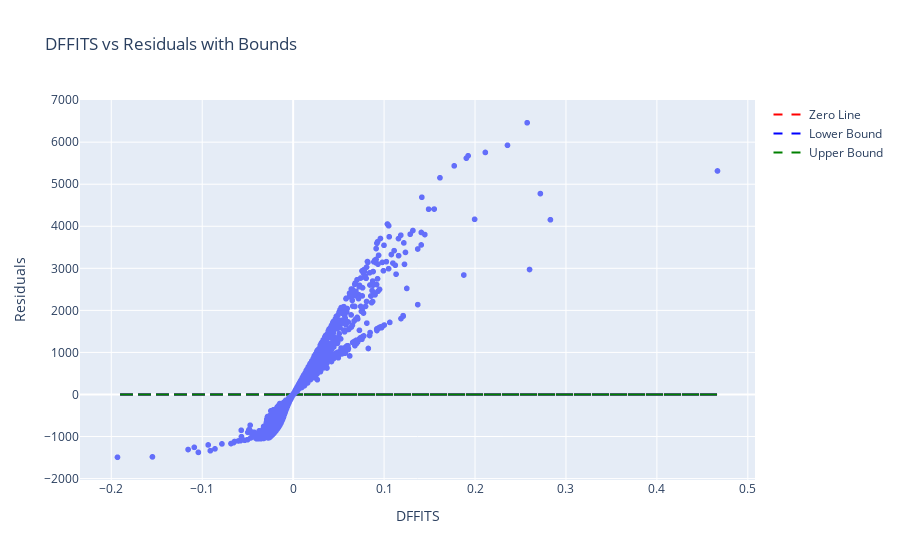

Notebook code cell kept with this figure:
### Code cell
# Plotting DFFITS with lower and upper bounds   
lower_bound_dffits = dffits.mean() - 2 * dffits.std()
upper_bound_dffits = dffits.mean() + 2 * dffits.std()
fig_dffits_bounds = px.scatter(x=dffits, y=model.resid, title='DFFITS vs Residuals with Bounds', labels={'x': 'DFFITS', 'y': 'Residuals'})
fig_dffits_bounds.add_scatter(x=dffits, y=[0]*len(dffits), mode='lines', name='Zero Line', line=dict(color='red', dash='dash'))
fig_dffits_bounds.add_scatter(x=dffits, y=[lower_bound_dffits]*len(dffits), mode='lines', name='Lower Bound', line=dict(color='blue', dash='dash'))
fig_dffits_bounds.add_scatter(x=dffits, y=[upper_bound_dffits]*len(dffits), mode='lines', name='Upper Bound', line=dict(color='green', dash='dash'))
fig_dffits_bounds.show()

### Figure 1 — Plotly figure (JSON) as saved in the notebook; plotly's stock layout.template omitted (floating-point values rounded to 4 significant figures; data arrays with more than 128 entries replaced by an {"elided": "..."} marker saying what was removed)
{"data": [{"hovertemplate": "DFFITS=%{x}<br>Residuals=%{y}<extra></extra>", "legendgroup": "", "marker": {"color": "#636efa", "symbol": "circle"}, "mode": "markers", "name": "", "showlegend": false, "type": "scattergl", "x": {"elided": "2823 float values"}, "xaxis": "x", "y": {"elided": "2823 float values"}, "yaxis": "y"}, {"line": {"color": "red", "dash": "dash"}, "mode": "lines", "name": "Zero Line", "type": "scatter", "x": {"elided": "2823 float values"}, "y": {"elided": "2823 int values"}}, {"line": {"color": "blue", "dash": "dash"}, "mode": "lines", "name": "Lower Bound", "type": "scatter", "x": {"elided": "2823 float values"}, "y": {"elided": "2823 float values"}}, {"line": {"color": "green", "dash": "dash"}, "mode": "lines", "name": "Upper Bound", "type": "scatter", "x": {"elided": "2823 float values"}, "y": {"elided": "2823 float values"}}], "layout": {"legend": {"tracegroupgap": 0}, "title": {"text": "DFFITS vs Residuals with Bounds"}, "xaxis": {"anchor": "y", "domain": [0, 1], "title": {"text": "DFFITS"}}, "yaxis": {"anchor": "x", "domain": [0, 1], "title": {"text": "Residuals"}}}}
